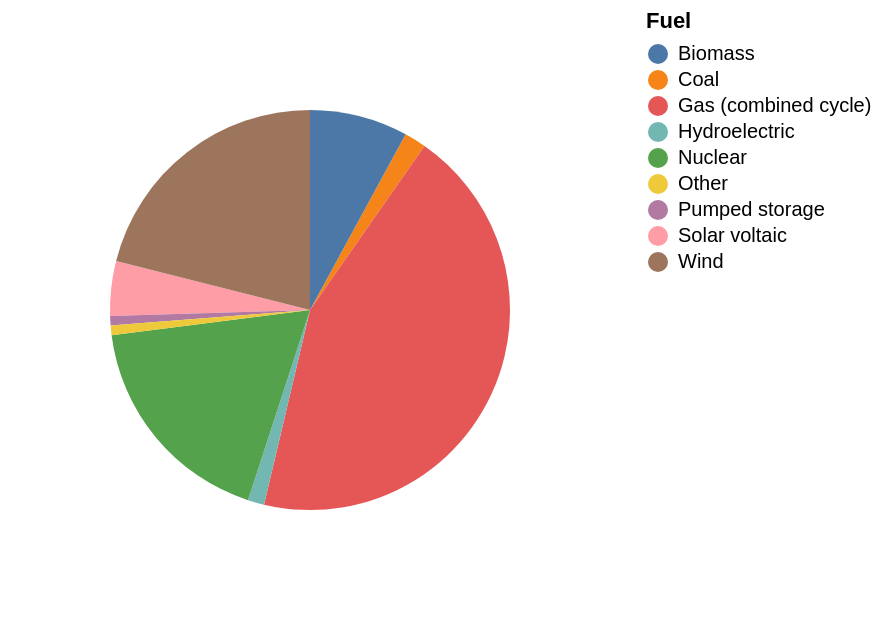

Here is the notebook cell this chart was saved with:
### Markdown cell above
- That's a pretty good start, it makes a pie chart that makes sense and summarises our data. But immediately there are some things I would fix `field="Percentage", type="quantitative"` is a bit long-winded, we could replace it with `'Percentage:Q'`. 

- Likewise for the colour we could write less and get the same result. I would also like to make the radius of the pie chart a bit smaller as it feels bigger than it need be, and bigger than the ones on the source website I am replicating. 

- Lastly the source website had visualisations that are interactive, when I hover over them I see a summary of some of the information. We can get similar interactivity on our visualisation in altair (we'll discuss in more detail in a later notebook). To get something to appear when we hover we use a `tooltip`, and specify what fields in our data should be shown in the box on hovering over with the mouse. So, let's go ahead and add something of that kind too.

Putting those three sets of changes together we get this:

### Code cell
# Create an arc (pie) chart using the energy DataFrame with a specified radius.
alt.Chart(energy).mark_arc(radius=100).encode(
    # Encode the 'Percentage' field as the theta (angle) of the arc, specifying it as quantitative data.
    theta=alt.Theta('Percentage:Q'),
    # Encode the 'Fuel' field as the color of the arc, specifying it as nominal data to differentiate categories.
    color=alt.Color('Fuel:N'),
    # Add a tooltip to display additional information when hovering over each arc segment.
    # The tooltip includes 'Fuel', 'Generated value', and 'Percentage' fields.
    tooltip=['Fuel', 'Generated value', 'Percentage']
)

### Figure 1 — Vega-Lite specification as saved in the notebook (floating-point values rounded to 4 significant figures)
{"config": {"view": {"continuousWidth": 300, "continuousHeight": 300}}, "data": {"name": "data-db7b795b706e1e22da38045e1a1899b9"}, "mark": {"type": "arc", "radius": 100}, "encoding": {"color": {"field": "Fuel", "type": "nominal"}, "theta": {"field": "Percentage", "type": "quantitative"}, "tooltip": [{"field": "Fuel", "type": "nominal"}, {"field": "Generated value", "type": "quantitative"}, {"field": "Percentage", "type": "quantitative"}]}, "$schema": "https://vega.github.io/schema/vega-lite/v5.8.0.json", "datasets": {"data-db7b795b706e1e22da38045e1a1899b9": [{"Fuel": "Coal", "Generated value": 0.49, "Percentage": 1.6, "Energy type": "Fossil fuel"}, {"Fuel": "Gas (combined cycle)", "Generated value": 12.06, "Percentage": 39.9, "Energy type": "Fossil fuel"}, {"Fuel": "Solar voltaic", "Generated value": 1.22, "Percentage": 4.0, "Energy type": "Renewable energy"}, {"Fuel": "Wind", "Generated value": 5.79, "Percentage": 19.1, "Energy type": "Renewable energy"}, {"Fuel": "Hydroelectric", "Generated value": 0.38, "Percentage": 1.2, "Energy type": "Renewable energy"}, {"Fuel": "Pumped storage", "Generated value": 0.21, "Percentage": 0.7, "Energy type": "Other energy"}, {"Fuel": "Nuclear", "Generated value": 4.94, "Percentage": 16.3, "Energy type": "Other energy"}, {"Fuel": "Biomass", "Generated value": 2.18, "Percentage": 7.2, "Energy type": "Other energy"}, {"Fuel": "Other", "Generated value": 0.21, "Percentage": 0.7, "Energy type": "Other energy"}]}}
